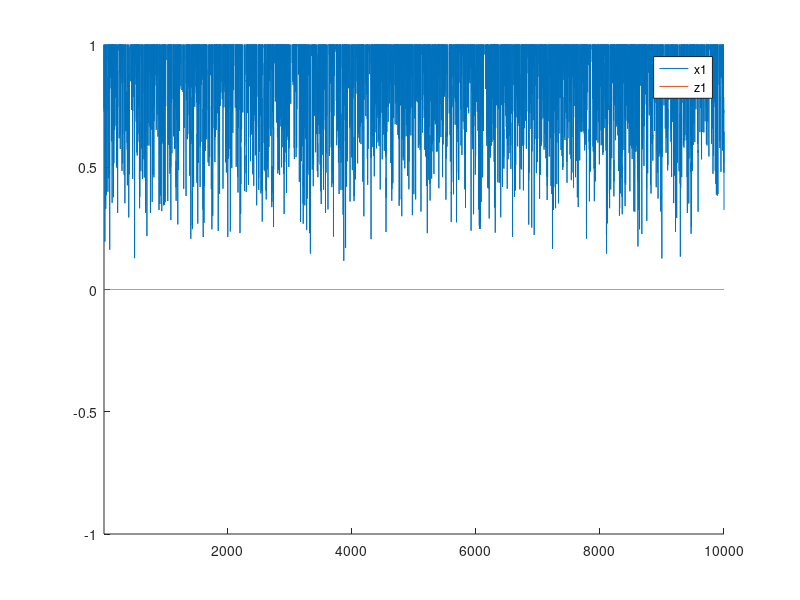
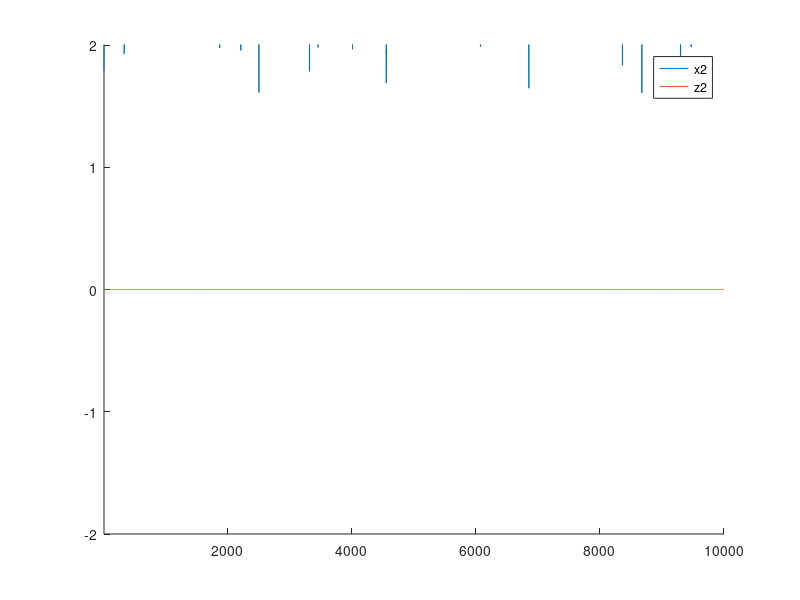

MATLAB code to generate these figures, in order:
% X_R = 0.2*X_S

clear;
clc;
clf;
%% esp_bicycle
Ts=0.04;
A = [0.6278   -0.0259;
    0.4644    0.7071];

B = [0.1246   -0.00000028;
    3.2763    0.000016];

C = [0    1.0000
 -338.7813    1.1293];

D = [0         0;
  169.3907         0];

K = [5.261 -0.023;
    -414911.26, 57009.48];

L = [-0.00000000002708 -0.00000000063612;
    0.00000000033671  0.00000000556308];

safex = [1,2];
ini = 1;
perf = 0.2;
% th = 4.35; 
% settlingTime = 13 ;
% sensorRange = [2.5;15];  % columnwise range of each y
% actuatorRange = [0.8125;0.8125]; % columnwise range of each u
% noisy_zvar=0.1;
% noisy_zmean= 0.5;
%% esp
% Ts=0.04;
% A = [0.4450 -0.0458;1.2939 0.4402];
% B = [0.0550;4.5607];
% C = [0 1];
% D = [0];
% p = 0.00001;
% Q = p*(C'*C);
% R = 0.000001;
% [K,S,E] = dlqr(A,B,Q,R)
% sys_ss =ss(A-B*K,B,C,D,Ts);
% safex=[1 2];
% ini= 0.1;
% perf=0.1;
% QN = 5000000;
% RN = 10*eye(1);
% [kalmf,L,P,M] = kalman(sys_ss,QN,RN,Ts);
% % K = [-0.0987 0.1420];
% L = [-0.0390;0.4339];
% L 


%% ttc
%     Ts = 0.1;
%     A = [1.0000    0.1000; 0    1.0000];
%     B = [0.0050; 0.1000];
%     C = [1 0];
%     D = [0];
%     K = [16.0302    5.6622];  % settling time around 10
%     L = [0.9902; 0.9892];
% ini=0.1;
% perf=0.3;
% safex=[25 30]
xdim=size(A,1);
udim=size(B,2);
rng shuffle;
x=(2*ini*safex*rand(xdim)-safex*ini)';
proc_var= 1; meas_var=0.01;
% x = [0.0976827903;0.1724794346];
y = C*x;
z = zeros(xdim,1);
u =zeros(udim,1);
max_x1 = abs(x(1));
max_x2 = abs(x(2));

time=10000;
plot_dist=zeros(1,time);
plot_vel=zeros(1,time);

for i=1:time
    i;
   r = C*x - C*z+meas_var*rand(size(C,1),1);
   z = A*z + B*u + L*r;
   x = A*x + B*u + proc_var*rand(size(C,1),1);
   u = -K*z;
   
   if abs(x(1))>max_x1
       max_x1 = abs(x(1));
   end
   
   if abs(x(2))>max_x2
       max_x2 = abs(x(2));
   end  
   
   res(i,:)=r;
   ester(i,:)=(x-z);
   plot_dist(i) = x(1);
   plot_vel(i) = x(2);
   plot_dist_est(i) = z(1);
   plot_vel_est(i) = z(2);
   
end

figure
hold on;
plot(plot_dist);
plot(plot_dist_est);
legend({'x1','z1'});
axis([1 time -safex(1) safex(1)]);
hold off;

figure
hold on;
plot(plot_vel);
plot(plot_vel_est);
legend({'x2','z2'});
axis([1 time -safex(2) safex(2)]);
hold off;

max_x1
max_x2
cov(res)
mean(res)
mean(res)*inv(cov(res))*mean(res)'
